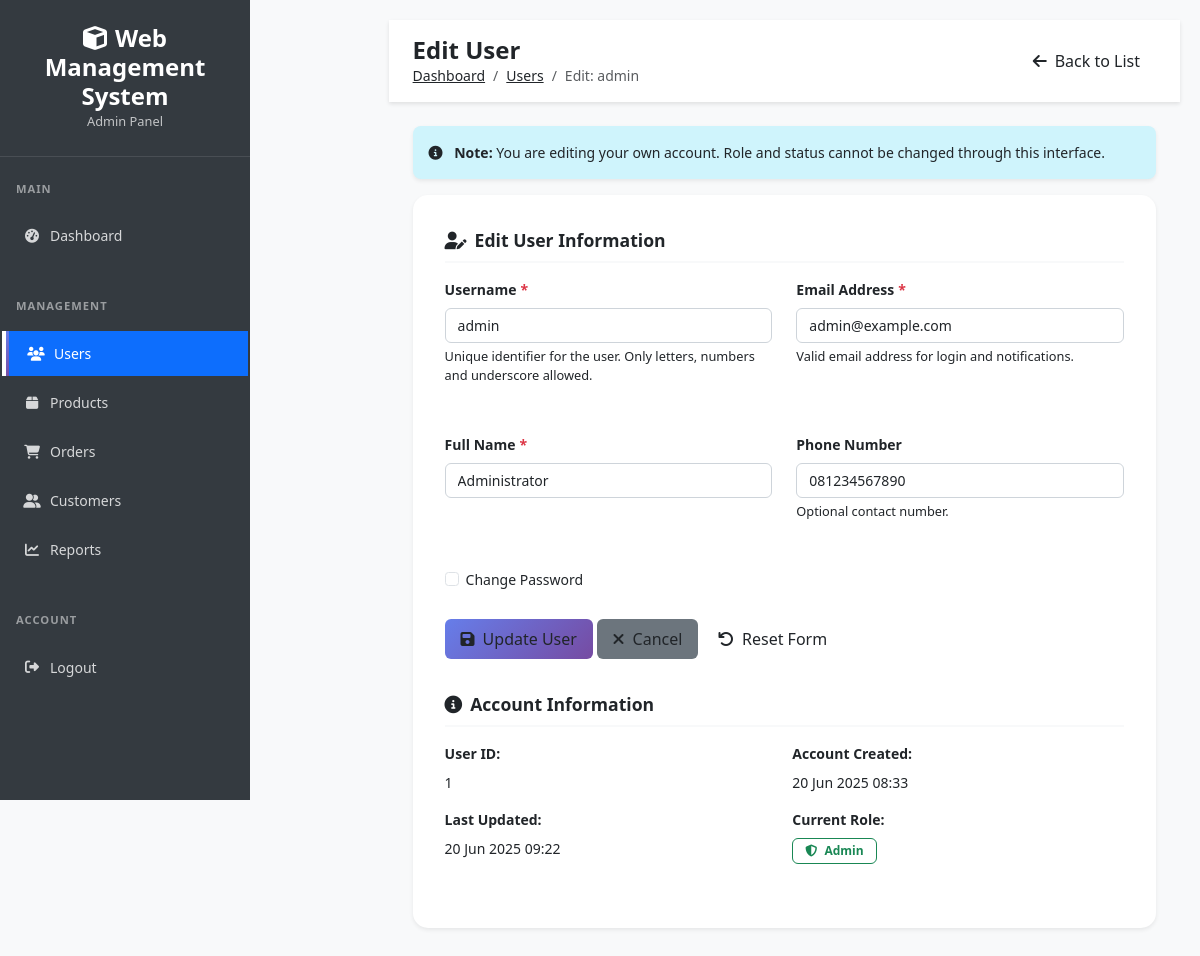
/admin/users/edit.php?id=1 (signed in), run on the app's committed database.
### tables this page shows
CREATE TABLE `users` (
  `id` int(11) NOT NULL,
  `username` varchar(50) NOT NULL,
  `email` varchar(100) NOT NULL,
  `password` varchar(255) NOT NULL,
  `role` enum('admin','user') DEFAULT 'user',
  `full_name` varchar(100) DEFAULT NULL,
  `phone` varchar(20) DEFAULT NULL,
  `is_active` tinyint(1) DEFAULT 1,
  `created_at` timestamp NOT NULL DEFAULT current_timestamp(),
  `updated_at` timestamp NOT NULL DEFAULT current_timestamp() ON UPDATE current_timestamp()
);

### includes/functions.php (called while the page is built, shortened)
<?php
require_once dirname(__DIR__) . '/config/database.php';
function getUserById($user_id) {
    try {
        $sql = "SELECT id, username, email, full_name, phone, role, is_active, created_at, updated_at
                FROM users WHERE id = ?";
        return getRecord($sql, [$user_id]);
    } catch (Exception $e) {
        if (function_exists('logMessage')) {
            logMessage("Get user error: " . $e->getMessage(), 'ERROR');
        }
        return false;
    }
}
function formatDate($date, $format = DISPLAY_DATE_FORMAT) {
    return date($format, strtotime($date));
}
?>

### config/database.php (called while the page is built, shortened)
<?php
class Database {
    private $host = '127.0.0.1';
    private $dbname = 'web_app_db';
    private $username = 'root';
    private $password = '';
    private $charset = 'utf8mb4';
    private $pdo;
    public function connect() {
        if ($this->pdo === null) {
            try {
                $dsn = "mysql:host={$this->host};dbname={$this->dbname};charset={$this->charset}";
                $options = [
                    PDO::ATTR_ERRMODE => PDO::ERRMODE_EXCEPTION,
                    PDO::ATTR_DEFAULT_FETCH_MODE => PDO::FETCH_ASSOC,
                    PDO::ATTR_EMULATE_PREPARES => false,
                    PDO::MYSQL_ATTR_INIT_COMMAND => "SET NAMES {$this->charset}"
                ];
                $this->pdo = new PDO($dsn, $this->username, $this->password, $options);
            } catch (PDOException $e) {
                error_log("Database connection error: " . $e->getMessage());
                die("Database connection failed. Please check configuration.");
            }
        }
        return $this->pdo;
    }
}
$database = new Database();
$pdo = $database->connect();
function getDB() {
    global $pdo;
    return $pdo;
}
function executeQuery($sql, $params = []) {
    try {
        $pdo = getDB();
        $stmt = $pdo->prepare($sql);
        $stmt->execute($params);
        return $stmt;
    } catch (PDOException $e) {
        error_log("Query error: " . $e->getMessage());
        throw new Exception("Database query failed");
    }
}
function getRecord($sql, $params = []) {
    $stmt = executeQuery($sql, $params);
    return $stmt->fetch();
}
?>

### config/session.php (called while the page is built, shortened)
<?php
function startSecureSession() {
    return true;
}
function isLoggedIn() {
    return isset($_SESSION['user_id']) &&
           isset($_SESSION['username']) &&
           isset($_SESSION['role']);
}
function getCurrentUserId() {
    return isLoggedIn() ? $_SESSION['user_id'] : null;
}
?>

### admin/users/edit.php (the view, shortened to what this page needs)
<?php
require_once '../../includes/functions.php';
$user_id = (int)($_GET['id'] ?? 0);
$user = getUserById($user_id);
$is_own_account = ($user_id == getCurrentUserId());
$errors = [];
$form_data = [
    'username' => $user['username'],
    'email' => $user['email'],
    'full_name' => $user['full_name'],
    'phone' => $user['phone'] ?? '',
    'role' => $user['role'],
    'is_active' => $user['is_active']
];
?>
<!DOCTYPE html>
<html lang="en">
<head>
    <?php
    include '../../includes/header.php';
    ?>
</head>
<body class="admin-body">
    <div class="admin-container">
        <?php include '../../includes/admin_sidebar.php'; ?>
        <main class="admin-content">
            <header class="admin-header">
                <div class="header-left">
                    <h1>Edit User</h1>
                    <nav aria-label="breadcrumb">
                        <ol class="breadcrumb">
                            <li class="breadcrumb-item"><a href="<?= BASE_URL ?>/admin/dashboard.php">Dashboard</a></li>
                            <li class="breadcrumb-item"><a href="index.php">Users</a></li>
                            <li class="breadcrumb-item active">Edit: <?= htmlspecialchars($user['username']) ?></li>
                        </ol>
                    </nav>
                </div>
                <div class="header-controls">
                    <a href="index.php" class="btn btn-outline-secondary">
                        <i class="fas fa-arrow-left me-2"></i>Back to List
                    </a>
                </div>
            </header>
            <div class="admin-main">
                <?php if ($is_own_account): ?>
                    <div class="alert alert-info" role="alert">
                        <i class="fas fa-info-circle me-2"></i>
                        <strong>Note:</strong> You are editing your own account. Role and status cannot be changed through this interface.
                    </div>
                <?php endif; ?>
                <div class="admin-form-container">
                    <div class="form-section">
                        <div class="form-section-title">
                            <i class="fas fa-user-edit me-2"></i>Edit User Information
                        </div>
                        <form method="POST" action="" id="editUserForm" novalidate>
                            <div class="form-grid">
                                <div class="form-group">
                                    <label class="form-label required" for="username">Username</label>
                                    <input type="text"
                                           class="form-control <?= isset($errors['username']) ? 'is-invalid' : '' ?>"
                                           id="username"
                                           name="username"
                                           value="<?= htmlspecialchars($form_data['username']) ?>"
                                           required
                                           autocomplete="username">
                                    <div class="form-help">Unique identifier for the user. Only letters, numbers and underscore allowed.</div>
                                </div>
                                <div class="form-group">
                                    <label class="form-label required" for="email">Email Address</label>
                                    <input type="email"
                                           class="form-control <?= isset($errors['email']) ? 'is-invalid' : '' ?>"
                                           id="email"
                                           name="email"
                                           value="<?= htmlspecialchars($form_data['email']) ?>"
                                           required
                                           autocomplete="email">
                                    <div class="form-help">Valid email address for login and notifications.</div>
                                </div>
                                <div class="form-group">
                                    <label class="form-label required" for="full_name">Full Name</label>
                                    <input type="text"
                                           class="form-control <?= isset($errors['full_name']) ? 'is-invalid' : '' ?>"
                                           id="full_name"
                                           name="full_name"
                                           value="<?= htmlspecialchars($form_data['full_name']) ?>"
                                           required
                                           autocomplete="name">
                                </div>
                                <div class="form-group">
                                    <label class="form-label" for="phone">Phone Number</label>
                                    <input type="text"
                                           class="form-control <?= isset($errors['phone']) ? 'is-invalid' : '' ?>"
                                           id="phone"
                                           name="phone"
                                           value="<?= htmlspecialchars($form_data['phone']) ?>"
                                           autocomplete="tel">
                                    <div class="form-help">Optional contact number.</div>
                                </div>
                                <div class="form-group col-span-2">
                                    <div class="form-check">
                                        <input class="form-check-input" type="checkbox" id="changePassword">
                                        <label class="form-check-label" for="changePassword">
                                            Change Password
                                        </label>
                                    </div>
                                </div>
                            </div>
                            <div class="form-actions">
                                <button type="submit" class="btn btn-primary" id="submitBtn">
                                    <i class="fas fa-save me-2"></i>Update User
                                </button>
                                <a href="index.php" class="btn btn-secondary">
                                    <i class="fas fa-times me-2"></i>Cancel
                                </a>
                                <button type="reset" class="btn btn-outline-secondary">
                                    <i class="fas fa-undo me-2"></i>Reset Form
                                </button>
                            </div>
                        </form>
                    </div>
                    <div class="form-section mt-4">
                        <div class="form-section-title">
                            <i class="fas fa-info-circle me-2"></i>Account Information
                        </div>
                        <div class="row g-3">
                            <div class="col-md-6">
                                <label class="form-label fw-bold">User ID:</label>
                                <div><?= $user['id'] ?></div>
                            </div>
                            <div class="col-md-6">
                                <label class="form-label fw-bold">Account Created:</label>
                                <div><?= formatDate($user['created_at'], 'd M Y H:i') ?></div>
                            </div>
                            <div class="col-md-6">
                                <label class="form-label fw-bold">Last Updated:</label>
                                <div><?= formatDate($user['updated_at'], 'd M Y H:i') ?></div>
                            </div>
                            <div class="col-md-6">
                                <label class="form-label fw-bold">Current Role:</label>
                                <div>
                                    <span class="badge <?= $user['role'] === 'admin' ? 'bg-success' : 'bg-primary' ?>">
                                        <i class="fas fa-<?= $user['role'] === 'admin' ? 'shield-alt' : 'user' ?> me-1"></i>
                                        <?= ucfirst($user['role']) ?>
                                    </span>
                                </div>
                            </div>
                        </div>
                    </div>
                </div>
            </div>
        </main>
    </div>
</body>
</html>

### assets/css/style.css (style rules this page uses)
:root { --primary-color: #667eea; --primary-gradient: linear-gradient(135deg, #667eea 0%, #764ba2 100%); --secondary-color: #6c757d; --success-color: #28a745; --danger-color: #dc3545; --warning-color: #ffc107; --info-color: #17a2b8; --light-color: #f8f9fa; --text-color: #212529; --sidebar-width: 250px; --navbar-height: 60px; --border-radius: 10px; --border-radius-lg: 15px; --box-shadow: 0 0.125rem 0.25rem rgba(0, 0, 0, 0.075); --box-shadow-lg: 0 1rem 3rem rgba(0, 0, 0, 0.175); --transition: all 0.3s ease; --font-family-base: 'Segoe UI', Tahoma, Geneva, Verdana, sans-serif; --font-size-base: 0.875rem; --line-height-base: 1.5; }
* { box-sizing: border-box; }
body { font-family: var(--font-family-base); font-size: var(--font-size-base); line-height: var(--line-height-base); background-color: var(--light-color); color: var(--text-color); margin: 0; padding: 0; }
h1, h2, h3, h4, h5, h6 { font-weight: 600; line-height: 1.2; margin-bottom: 0.5rem; }
.form-control, .form-select { border: 2px solid #e9ecef; border-radius: var(--border-radius); transition: var(--transition); font-size: var(--font-size-base); }
.btn { border-radius: var(--border-radius); font-weight: 500; transition: var(--transition); border: none; padding: 0.5rem 1rem; }
.btn-primary { background: var(--primary-gradient); border: none; }
.badge { font-weight: 500; border-radius: 20px; padding: 0.35em 0.8em; }
.alert { border: none; border-radius: var(--border-radius); border-left: 4px solid; box-shadow: var(--box-shadow); }

### assets/css/admin.css (style rules this page uses)
.admin-container { display: flex; min-height: 100vh; background-color: var(--light-color); }
.admin-content { flex: 1; margin-left: 250px; transition: var(--transition); min-height: 100vh; padding: 20px; background-color: #f8f9fa; color: #212529 !important; display: flex; flex-direction: column; }
.admin-header { background: white; padding: 1rem 1.5rem; box-shadow: 0 2px 4px rgba(0, 0, 0, 0.1); display: flex; align-items: center; justify-content: space-between; position: sticky; top: 0; z-index: 100; }
.admin-header h1 { margin: 0; font-size: 1.5rem; font-weight: 600; color: #212529; }
.admin-header .breadcrumb { background: none; margin: 0; padding: 0; }
.header-controls { display: flex; align-items: center; gap: 1rem; }
.admin-main { padding: 1.5rem; min-height: calc(100vh - 80px); }
.admin-form-container { background: white; border-radius: var(--border-radius-lg); padding: 2rem; box-shadow: var(--box-shadow); margin-bottom: 2rem; }
.form-section { margin-bottom: 2rem; }
.form-section-title { font-size: 1.1rem; font-weight: 600; color: #212529; margin-bottom: 1rem; padding-bottom: 0.5rem; border-bottom: 2px solid var(--light-color); }
.form-grid { display: grid; grid-template-columns: repeat(auto-fit, minmax(300px, 1fr)); gap: 1.5rem; }
.form-group { margin-bottom: 1.5rem; }
.form-label { font-weight: 600; color: #212529; margin-bottom: 0.5rem; display: block; }
.form-label.required::after { content: '*'; color: var(--danger-color); margin-left: 4px; }
.form-help { font-size: 0.8rem; color: var(--secondary-color); margin-top: 0.25rem; }
.btn { border-radius: 6px; font-weight: 500; }
.alert { border-radius: 8px; border: none; }
.badge { font-weight: 500; }
.form-control, .form-select { border-radius: 6px; }
.admin-content * { color: inherit; }
.admin-content .form-control, .admin-content .form-select { background-color: #fff; border: 1px solid #ced4da; color: #212529; }
.admin-content > * { width: 100%; flex-shrink: 0; }
.badge i { margin-right: 0.25rem; }
.admin-table .badge, .table .badge, .badge { background-color: #ffffff !important; color: #212529 !important; border: 1px solid #dee2e6 !important; font-weight: 600 !important; font-size: 0.75rem !important; padding: 0.375rem 0.75rem !important; border-radius: 6px !important; text-transform: none !important; }
.badge.bg-success { background-color: #ffffff !important; color: #198754 !important; border-color: #198754 !important; }

### data on the page
users: username "admin", email "admin@example.com", full_name "Administrator", phone "081234567890", id "1", created_at "20 Jun 2025 08:33", updated_at "20 Jun 2025 09:22", role "Admin"

### other printed values
APP_NAME "Web Management System"
